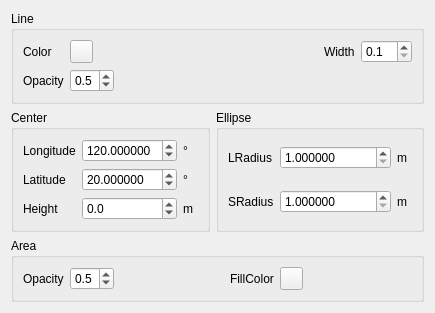
<?xml version="1.0" encoding="UTF-8"?>
<ui version="4.0">
 <class>ellipse_style_widget</class>
 <widget class="QWidget" name="ellipse_style_widget">
  <property name="geometry">
   <rect>
    <x>0</x>
    <y>0</y>
    <width>396</width>
    <height>276</height>
   </rect>
  </property>
  <property name="windowTitle">
   <string>EllipseStyleWidget</string>
  </property>
  <layout class="QGridLayout" name="gridLayout_4">
   <item row="0" column="0" colspan="2">
    <widget class="QGroupBox" name="lineStyleGroup">
     <property name="title">
      <string>Line</string>
     </property>
     <layout class="QGridLayout" name="gridLayout">
      <item row="0" column="0" rowspan="2">
       <layout class="QVBoxLayout" name="verticalLayout">
        <item>
         <widget class="QLabel" name="label_2">
          <property name="maximumSize">
           <size>
            <width>16777215</width>
            <height>16777215</height>
           </size>
          </property>
          <property name="text">
           <string>Color</string>
          </property>
         </widget>
        </item>
        <item>
         <widget class="QLabel" name="label_6">
          <property name="maximumSize">
           <size>
            <width>16777215</width>
            <height>16777215</height>
           </size>
          </property>
          <property name="text">
           <string>Opacity</string>
          </property>
         </widget>
        </item>
       </layout>
      </item>
      <item row="0" column="1">
       <layout class="QHBoxLayout" name="horizontalLayout">
        <item>
         <widget class="QToolButton" name="lineColorBtn">
          <property name="maximumSize">
           <size>
            <width>23</width>
            <height>23</height>
           </size>
          </property>
          <property name="text">
           <string/>
          </property>
          <property name="popupMode">
           <enum>QToolButton::DelayedPopup</enum>
          </property>
         </widget>
        </item>
        <item>
         <spacer name="horizontalSpacer">
          <property name="orientation">
           <enum>Qt::Horizontal</enum>
          </property>
          <property name="sizeHint" stdset="0">
           <size>
            <width>40</width>
            <height>20</height>
           </size>
          </property>
         </spacer>
        </item>
        <item>
         <widget class="QLabel" name="label_4">
          <property name="maximumSize">
           <size>
            <width>16777215</width>
            <height>16777215</height>
           </size>
          </property>
          <property name="text">
           <string>Width</string>
          </property>
         </widget>
        </item>
        <item>
         <widget class="QDoubleSpinBox" name="lineWidthSpin">
          <property name="maximumSize">
           <size>
            <width>16777215</width>
            <height>16777215</height>
           </size>
          </property>
          <property name="decimals">
           <number>1</number>
          </property>
          <property name="minimum">
           <double>0.100000000000000</double>
          </property>
          <property name="maximum">
           <double>10.000000000000000</double>
          </property>
          <property name="singleStep">
           <double>0.100000000000000</double>
          </property>
         </widget>
        </item>
       </layout>
      </item>
      <item row="1" column="1">
       <layout class="QHBoxLayout" name="horizontalLayout_2">
        <item>
         <widget class="QDoubleSpinBox" name="lineTransparantSpin">
          <property name="maximumSize">
           <size>
            <width>16777215</width>
            <height>16777215</height>
           </size>
          </property>
          <property name="decimals">
           <number>1</number>
          </property>
          <property name="maximum">
           <double>1.000000000000000</double>
          </property>
          <property name="singleStep">
           <double>0.100000000000000</double>
          </property>
          <property name="value">
           <double>0.500000000000000</double>
          </property>
         </widget>
        </item>
        <item>
         <spacer name="horizontalSpacer_2">
          <property name="orientation">
           <enum>Qt::Horizontal</enum>
          </property>
          <property name="sizeHint" stdset="0">
           <size>
            <width>40</width>
            <height>20</height>
           </size>
          </property>
         </spacer>
        </item>
       </layout>
      </item>
     </layout>
    </widget>
   </item>
   <item row="1" column="0">
    <widget class="QGroupBox" name="groupBox">
     <property name="title">
      <string>Center</string>
     </property>
     <layout class="QGridLayout" name="gridLayout_2">
      <item row="0" column="0">
       <layout class="QVBoxLayout" name="verticalLayout_2">
        <item>
         <widget class="QLabel" name="label_10">
          <property name="text">
           <string>Longitude</string>
          </property>
         </widget>
        </item>
        <item>
         <widget class="QLabel" name="label_11">
          <property name="text">
           <string>Latitude</string>
          </property>
         </widget>
        </item>
        <item>
         <widget class="QLabel" name="label_12">
          <property name="text">
           <string>Height</string>
          </property>
         </widget>
        </item>
       </layout>
      </item>
      <item row="0" column="1">
       <layout class="QVBoxLayout" name="verticalLayout_3">
        <item>
         <layout class="QHBoxLayout" name="horizontalLayout_3">
          <item>
           <widget class="QDoubleSpinBox" name="clongitudeSpin">
            <property name="decimals">
             <number>6</number>
            </property>
            <property name="minimum">
             <double>-180.000000000000000</double>
            </property>
            <property name="maximum">
             <double>180.000000000000000</double>
            </property>
            <property name="value">
             <double>120.000000000000000</double>
            </property>
           </widget>
          </item>
          <item>
           <widget class="QLabel" name="label">
            <property name="minimumSize">
             <size>
              <width>15</width>
              <height>0</height>
             </size>
            </property>
            <property name="maximumSize">
             <size>
              <width>15</width>
              <height>16777215</height>
             </size>
            </property>
            <property name="text">
             <string>°</string>
            </property>
           </widget>
          </item>
         </layout>
        </item>
        <item>
         <layout class="QHBoxLayout" name="horizontalLayout_4">
          <item>
           <widget class="QDoubleSpinBox" name="clatitudeSpin">
            <property name="decimals">
             <number>6</number>
            </property>
            <property name="minimum">
             <double>-90.000000000000000</double>
            </property>
            <property name="maximum">
             <double>90.000000000000000</double>
            </property>
            <property name="value">
             <double>20.000000000000000</double>
            </property>
           </widget>
          </item>
          <item>
           <widget class="QLabel" name="label_8">
            <property name="minimumSize">
             <size>
              <width>15</width>
              <height>0</height>
             </size>
            </property>
            <property name="maximumSize">
             <size>
              <width>15</width>
              <height>16777215</height>
             </size>
            </property>
            <property name="text">
             <string>°</string>
            </property>
           </widget>
          </item>
         </layout>
        </item>
        <item>
         <layout class="QHBoxLayout" name="horizontalLayout_7">
          <item>
           <widget class="QDoubleSpinBox" name="cheightSpin">
            <property name="decimals">
             <number>1</number>
            </property>
            <property name="minimum">
             <double>-999999999.000000000000000</double>
            </property>
            <property name="maximum">
             <double>999999999.000000000000000</double>
            </property>
            <property name="value">
             <double>0.000000000000000</double>
            </property>
           </widget>
          </item>
          <item>
           <widget class="QLabel" name="label_hei">
            <property name="minimumSize">
             <size>
              <width>15</width>
              <height>0</height>
             </size>
            </property>
            <property name="maximumSize">
             <size>
              <width>15</width>
              <height>16777215</height>
             </size>
            </property>
            <property name="text">
             <string>m</string>
            </property>
           </widget>
          </item>
         </layout>
        </item>
       </layout>
      </item>
     </layout>
    </widget>
   </item>
   <item row="1" column="1">
    <widget class="QGroupBox" name="groupBox_2">
     <property name="title">
      <string>Ellipse</string>
     </property>
     <layout class="QGridLayout" name="gridLayout_3">
      <item row="0" column="0">
       <layout class="QVBoxLayout" name="verticalLayout_4">
        <item>
         <widget class="QLabel" name="label_7">
          <property name="text">
           <string>LRadius</string>
          </property>
         </widget>
        </item>
        <item>
         <widget class="QLabel" name="label_9">
          <property name="text">
           <string>SRadius</string>
          </property>
         </widget>
        </item>
       </layout>
      </item>
      <item row="0" column="1">
       <layout class="QVBoxLayout" name="verticalLayout_5">
        <item>
         <layout class="QHBoxLayout" name="horizontalLayout_8">
          <item>
           <widget class="QDoubleSpinBox" name="ellipseLongSpin">
            <property name="decimals">
             <number>6</number>
            </property>
            <property name="minimum">
             <double>1.000000000000000</double>
            </property>
            <property name="maximum">
             <double>999999999.000000000000000</double>
            </property>
            <property name="singleStep">
             <double>1.000000000000000</double>
            </property>
            <property name="value">
             <double>1.000000000000000</double>
            </property>
           </widget>
          </item>
          <item>
           <widget class="QLabel" name="label_13">
            <property name="minimumSize">
             <size>
              <width>15</width>
              <height>0</height>
             </size>
            </property>
            <property name="maximumSize">
             <size>
              <width>15</width>
              <height>16777215</height>
             </size>
            </property>
            <property name="text">
             <string>m</string>
            </property>
           </widget>
          </item>
         </layout>
        </item>
        <item>
         <layout class="QHBoxLayout" name="horizontalLayout_9">
          <item>
           <widget class="QDoubleSpinBox" name="ellipseShortSpin">
            <property name="decimals">
             <number>6</number>
            </property>
            <property name="minimum">
             <double>1.000000000000000</double>
            </property>
            <property name="maximum">
             <double>999999999.000000000000000</double>
            </property>
           </widget>
          </item>
          <item>
           <widget class="QLabel" name="label_14">
            <property name="minimumSize">
             <size>
              <width>15</width>
              <height>0</height>
             </size>
            </property>
            <property name="maximumSize">
             <size>
              <width>15</width>
              <height>16777215</height>
             </size>
            </property>
            <property name="text">
             <string>m</string>
            </property>
           </widget>
          </item>
         </layout>
        </item>
       </layout>
      </item>
     </layout>
    </widget>
   </item>
   <item row="2" column="0" colspan="2">
    <widget class="QGroupBox" name="polygonStyleGroup">
     <property name="maximumSize">
      <size>
       <width>16777215</width>
       <height>100</height>
      </size>
     </property>
     <property name="title">
      <string>Area</string>
     </property>
     <layout class="QHBoxLayout" name="horizontalLayout_6">
      <item>
       <layout class="QHBoxLayout" name="horizontalLayout_5">
        <item>
         <widget class="QLabel" name="label_5">
          <property name="maximumSize">
           <size>
            <width>16777215</width>
            <height>16777215</height>
           </size>
          </property>
          <property name="text">
           <string>Opacity</string>
          </property>
         </widget>
        </item>
        <item>
         <widget class="QDoubleSpinBox" name="ellipseTransparantSpin">
          <property name="maximumSize">
           <size>
            <width>16777215</width>
            <height>16777215</height>
           </size>
          </property>
          <property name="decimals">
           <number>1</number>
          </property>
          <property name="maximum">
           <double>1.000000000000000</double>
          </property>
          <property name="singleStep">
           <double>0.100000000000000</double>
          </property>
          <property name="value">
           <double>0.500000000000000</double>
          </property>
         </widget>
        </item>
        <item>
         <spacer name="horizontalSpacer_3">
          <property name="orientation">
           <enum>Qt::Horizontal</enum>
          </property>
          <property name="sizeHint" stdset="0">
           <size>
            <width>40</width>
            <height>20</height>
           </size>
          </property>
         </spacer>
        </item>
        <item>
         <widget class="QLabel" name="label_3">
          <property name="text">
           <string>FillColor</string>
          </property>
         </widget>
        </item>
        <item>
         <widget class="QToolButton" name="ellipseColorBtn">
          <property name="maximumSize">
           <size>
            <width>23</width>
            <height>23</height>
           </size>
          </property>
          <property name="text">
           <string/>
          </property>
         </widget>
        </item>
        <item>
         <spacer name="horizontalSpacer_4">
          <property name="orientation">
           <enum>Qt::Horizontal</enum>
          </property>
          <property name="sizeHint" stdset="0">
           <size>
            <width>40</width>
            <height>20</height>
           </size>
          </property>
         </spacer>
        </item>
       </layout>
      </item>
     </layout>
    </widget>
   </item>
  </layout>
 </widget>
 <resources/>
 <connections/>
</ui>
